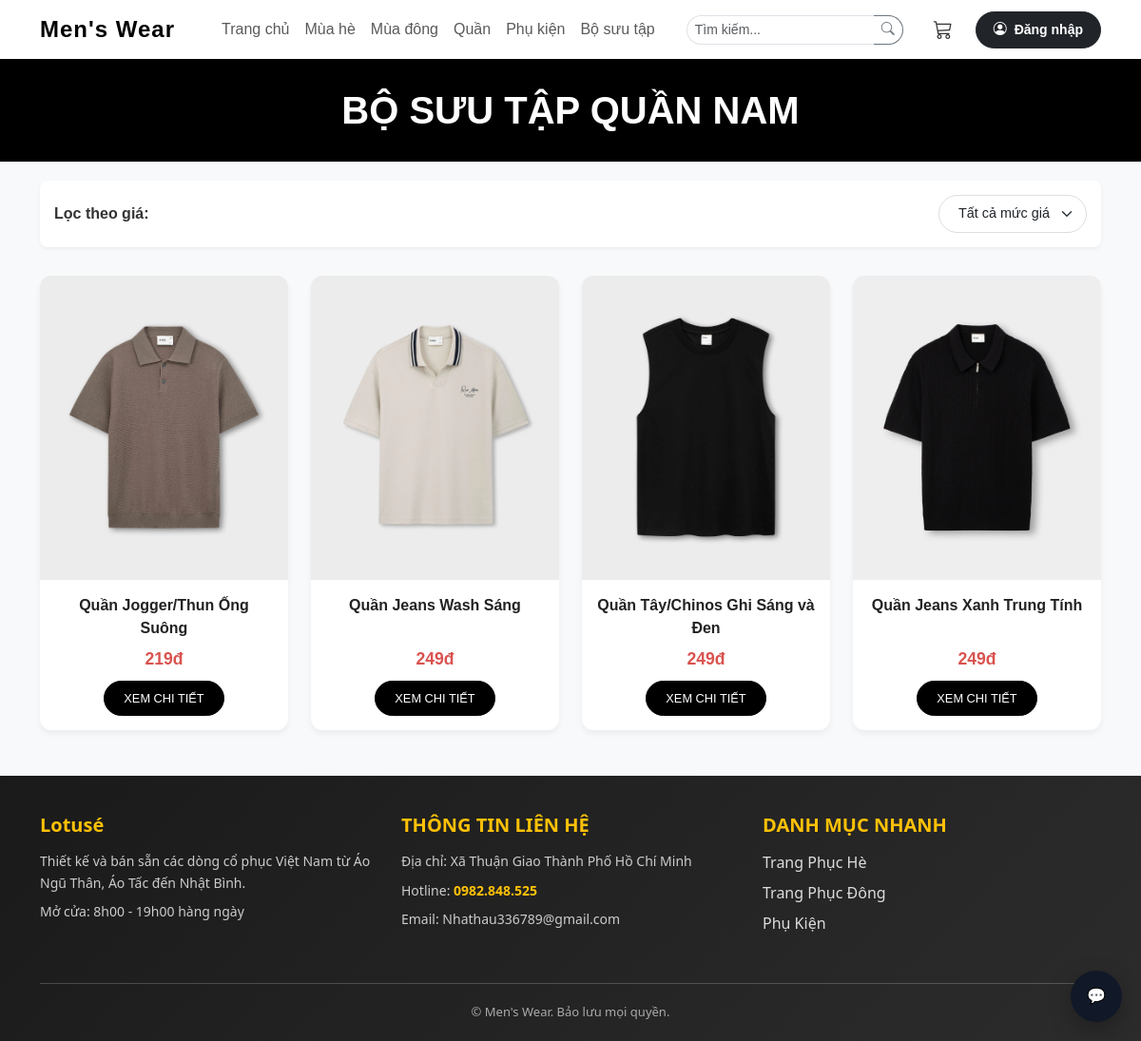
The page /TrangPhuc_Quan.php on the database its author committed.
### tables this page shows
CREATE TABLE `sanpham` (
  `MaSP` int(11) NOT NULL,
  `TenSP` varchar(200) NOT NULL,
  `MaDM` int(11) NOT NULL,
  `MaNCC` int(11) NOT NULL,
  `MoTaChiTiet` text DEFAULT NULL,
  `GiaGoc` decimal(10,2) DEFAULT NULL CHECK (`GiaGoc` > 0),
  `GiaBan` decimal(10,2) DEFAULT NULL CHECK (`GiaBan` > 0),
  `AnhDaiDien` varchar(255) DEFAULT NULL,
  `NgayCapNhat` datetime DEFAULT current_timestamp() ON UPDATE current_timestamp(),
  `LuotTym` int(11) DEFAULT 0
);

### TrangPhuc_Quan.php (the view, shortened to what this page needs)
<?php
include __DIR__ . "/Trang_Chu_Includes/connect_db.inc";
mysqli_set_charset($conn, 'utf8mb4');
$filter_price = isset($_GET['price_range']) ? $_GET['price_range'] : 'all';
$where_clause = "WHERE MaDM = 3";
$sqlSP = "SELECT MaSP, TenSP, GiaBan, AnhDaiDien
          FROM sanpham $where_clause
          ORDER BY NgayCapNhat DESC";
$result = mysqli_query($conn, $sqlSP);
?>
<!DOCTYPE html>
<html lang="vi">
<head>
<link href="https://cdn.jsdelivr.net/npm/bootstrap@5.3.2/dist/css/bootstrap.min.css" rel="stylesheet">
</head>
<body>
<?php if(file_exists(__DIR__ . "/Trang_Chu_Includes/Header.php")) include __DIR__ . "/Trang_Chu_Includes/Header.php"; ?>
<div class="category-banner">
    <h1 class="text-uppercase fw-bold m-0">Bộ Sưu Tập Quần Nam</h1>
</div>
<div class="container mb-5">
<div class="filter-section d-flex justify-content-between align-items-center flex-wrap">
    <div><strong>Lọc theo giá:</strong></div>
    <form method="GET" class="d-flex gap-2">
        <select name="price_range" class="form-select form-select-vstyle" onchange="this.form.submit()">
            <option value="all" <?= $filter_price=='all'?'selected':'' ?>>Tất cả mức giá</option>
        </select>
    </form>
</div>
<div class="row g-4">
<?php
if ($result && mysqli_num_rows($result) > 0):
while ($row = mysqli_fetch_assoc($result)):
$path_anh = "img/no-image.jpg";
$found = false;
if (!$found && is_dir(__DIR__ . "/uploads")) {
    foreach (scandir(__DIR__ . "/uploads") as $file) {
        if ($file == "." || $file == "..") continue;
        if (strpos($file, (string)$row['MaSP']) !== false) {
            $path_anh = "uploads/" . $file;
            break;
        }
    }
}
?>
<div class="col-6 col-md-4 col-lg-3">
    <div class="product-item">
        <a href="chitiet_sanpham.php?id=<?= $row['MaSP'] ?>">
            <img src="<?= htmlspecialchars($path_anh) ?>"
                 class="product-img"
                 alt="<?= htmlspecialchars($row['TenSP']) ?>"
                 onerror="this.src='img/no-image.jpg'">
        </a>
        <div class="product-info">
            <a href="chitiet_sanpham.php?id=<?= $row['MaSP'] ?>" class="product-name">
                <?= htmlspecialchars($row['TenSP']) ?>
            </a>
            <div class="product-price">
                <?= number_format($row['GiaBan'],0,',','.') ?>đ
            </div>
            <a href="chitiet_sanpham.php?id=<?= $row['MaSP'] ?>" class="btn btn-detail">
                XEM CHI TIẾT
            </a>
        </div>
    </div>
</div>
<?php endwhile; endif; ?>
</div>
</div>
<?php if(file_exists(__DIR__ . "/Trang_Chu_Includes/Footer.php")) include __DIR__ . "/Trang_Chu_Includes/Footer.php"; ?>
<?php include_once 'chatbot.php'; ?>
</body>
</html>

### TrangPhuc_Quan.php (style rules this page uses)
body { background-color: #f8f9fa; color: #333; }
.category-banner { background: #000; color: #fff; padding: 30px 0; margin-bottom: 20px; text-align: center; }
.filter-section { background: #fff; padding: 15px; border-radius: 8px; margin-bottom: 30px; box-shadow: 0 2px 4px rgba(0,0,0,0.05); }
.form-select-vstyle { border-radius: 20px; border: 1px solid #ddd; padding: 8px 20px; font-size: 0.9rem; }
.product-item { background: #fff; border-radius: 12px; transition: 0.3s; height: 100%; box-shadow: 0 4px 6px rgba(0,0,0,0.05); overflow: hidden; }
.product-img { width: 100%; height: 320px; object-fit: cover; }
.product-info { padding: 15px; text-align: center; }
.product-name { font-size: 1rem; font-weight: 600; color: #222; text-decoration: none; height: 45px; display: block; overflow: hidden; }
.product-price { color: #d9534f; font-weight: 700; font-size: 1.1rem; margin: 10px 0; }
.btn-detail { background: #000; color: #fff; border-radius: 20px; font-size: 0.8rem; border: 1px solid #000; padding: 8px 20px; text-decoration: none; display: inline-block; transition: 0.3s; }

### chatbot.php (style rules this page uses)
body { font-family:Arial,sans-serif }

### rows shown on the page
sanpham: shows a picture, TenSP "Quần Jogger/Thun Ống Suông", GiaBan "219"
sanpham: shows a picture, TenSP "Quần Jeans Wash Sáng", GiaBan "249"
sanpham: shows a picture, TenSP "Quần Tây/Chinos Ghi Sáng và Đen", GiaBan "249"
sanpham: shows a picture, TenSP "Quần Jeans Xanh Trung Tính", GiaBan "249"
